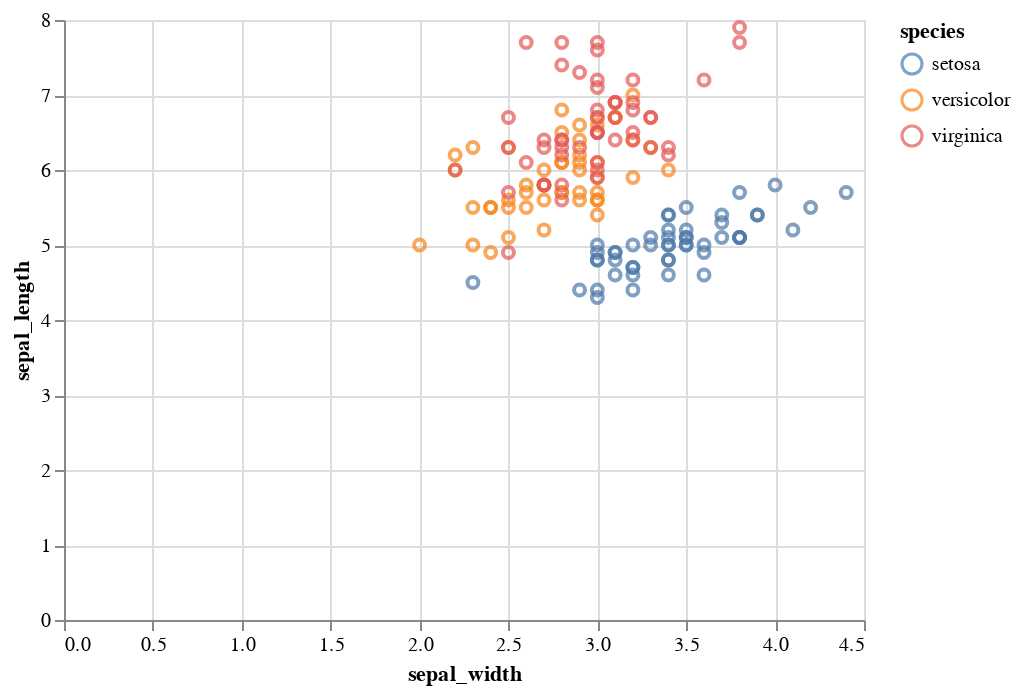

The notebook cell saved with this chart:
### Markdown cell above
✅Here for the iris dataset.

### Code cell
alt.Chart(iris).mark_point().encode(
    x='sepal_width',
    y='sepal_length',
    color='species',
).interactive()

### Figure 1 — Vega-Lite specification as saved in the notebook (floating-point values rounded to 4 significant figures; data arrays with more than 128 entries replaced by an {"elided": "..."} marker saying what was removed)
{"config": {"view": {"continuousWidth": 400, "continuousHeight": 300}}, "data": {"name": "data-a4bd480ea976f54878a155ce12ba18ce"}, "mark": "point", "encoding": {"color": {"field": "species", "type": "nominal"}, "x": {"field": "sepal_width", "type": "quantitative"}, "y": {"field": "sepal_length", "type": "quantitative"}}, "selection": {"selector002": {"type": "interval", "bind": "scales", "encodings": ["x", "y"]}}, "$schema": "https://vega.github.io/schema/vega-lite/v4.17.0.json", "datasets": {"data-a4bd480ea976f54878a155ce12ba18ce": {"elided": "150 records"}}}
